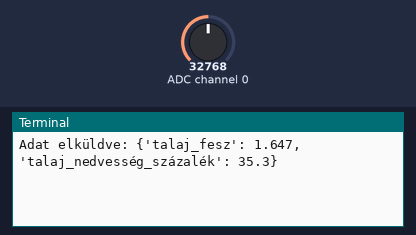
Bench run of a program on a simulated Raspberry Pi (BCM pin numbers). Shown: the last lines printed to the terminal. Inputs (shaded band) come from the test bench; at power-on: ADC channel 0 = 32768 (analog values on the 0–65535 scale). No MQTT or app messages arrive unless stated.

Above: at 1.3 s.
1.4 s: ADC channel 0 set to 45874
At 6.3 s:
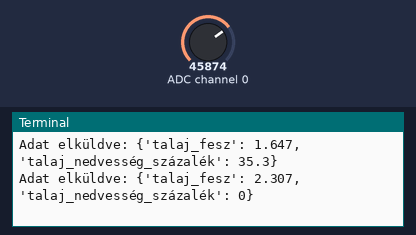
7.4 s: ADC channel 0 set to 57670
At 11.4 s:
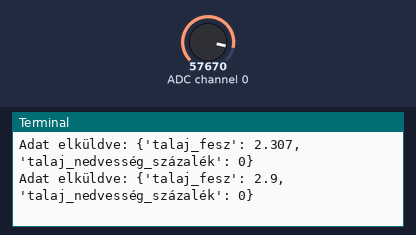
Timing chart, 0 to 12.9 s (numbered marks = the images above; inputs shaded):
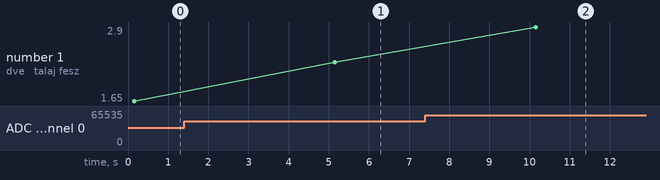

Measured:
- after the input at 1.4 s, the terminal: prints a new line after 3.8 s (image 1)
- after the input at 7.4 s, the terminal: prints a new line after 2.8 s (image 2)
- plotted number 1: 1.65 → 2.31 after the input at 1.4 s, 2.31 → 2.9 after the input at 7.4 s

The program:

soilcap.py
```python
import time
import board
import busio
import digitalio
import json
import paho.mqtt.client as mqtt
import adafruit_mcp3xxx.mcp3008 as MCP
from adafruit_mcp3xxx.analog_in import AnalogIn

# MQTT Connection
try:
    client = mqtt.Client(callback_api_version=mqtt.CallbackAPIVersion.VERSION2)
except AttributeError:
    client = mqtt.Client()

client.loop_start()

try:
    client.connect("localhost", 1883, 60)
except Exception:
    pass

# Sensor Initialization
spi = busio.SPI(clock=board.SCK, MISO=board.MISO, MOSI=board.MOSI)
cs = digitalio.DigitalInOut(board.D25)
mcp = MCP.MCP3008(spi, cs)
soilcap = AnalogIn(mcp, MCP.P0)

# Soilcap Sensor Thresholds (voltage)
dry_soil = 2
wet_soil = 1

try:
	while True:
		soil_v = soilcap.voltage

		moisture_v = (dry_soil - soil_v) / (dry_soil - wet_soil) *100
		moisture_percent = max(0, min(100, moisture_v))

		payload = {
			"talaj_fesz": round(soil_v, 3),
			"talaj_nedvesség_százalék": round(moisture_percent, 1)
		}

		# Sending Data
		try:
			client.publish("greenhouse/sensors", json.dumps(payload), qos=1)
			print(f"Adat elküldve: {payload}", flush = True)
		except Exception:
			pass

		time.sleep(5)

except KeyboardInterrupt:
	print("\nLeállítás...")
finally:
	client.loop_stop()
	client.disconnect()
```
